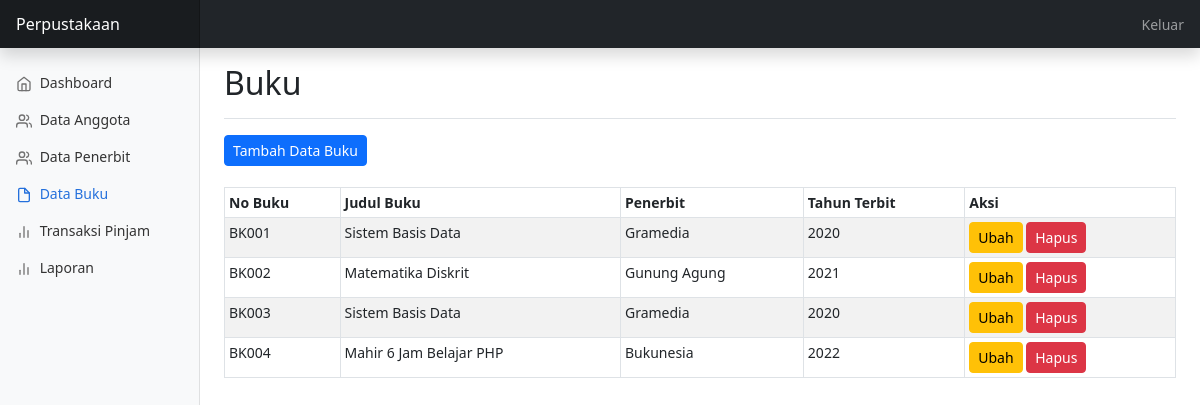
Screenshot of /buku/index.php (signed in) with the database file from the repository.
### tables this page shows
CREATE TABLE `buku` (
  `kd_buku` varchar(12) NOT NULL,
  `judul_buku` varchar(50) NOT NULL,
  `id_penerbit` int(11) NOT NULL,
  `thn_terbit` int(5) NOT NULL
);

CREATE TABLE `penerbit` (
  `id_penerbit` int(11) NOT NULL,
  `nama_penerbit` varchar(50) NOT NULL,
  `alamat` varchar(50) NOT NULL
);

### buku/index.php (the view, shortened to what this page needs)
<?php
include "../config/koneksi.php";
$buku = mysqli_query($koneksi, "SELECT buku.*,penerbit.nama_penerbit  FROM buku INNER JOIN penerbit ON buku.id_penerbit=penerbit.id_penerbit");
?>
<!doctype html>
<html lang="en">
<head>
    <link href="../assets/css/bootstrap.min.css" rel="stylesheet">
    <link href="../assets/dashboard.css" rel="stylesheet">
</head>
<body>
    <header class="navbar navbar-dark sticky-top bg-dark flex-md-nowrap p-0 shadow">
        <a class="navbar-brand col-md-3 col-lg-2 me-0 px-3 fs-6" href="#">Perpustakaan</a>
        <div class="navbar-nav">
            <div class="nav-item text-nowrap">
                <a class="nav-link px-3" href="../keluar.php">Keluar</a>
            </div>
        </div>
    </header>
    <div class="container-fluid">
        <div class="row">
            <nav id="sidebarMenu" class="col-md-3 col-lg-2 d-md-block bg-light sidebar collapse">
                <div class="position-sticky pt-3 sidebar-sticky">
                    <ul class="nav flex-column">
                        <li class="nav-item">
                            <a class="nav-link" aria-current="page" href="../dashboard/index.php">
                                <span data-feather="home" class="align-text-bottom"></span>
                                Dashboard
                            </a>
                        </li>
                        <li class="nav-item">
                            <a class="nav-link" href="../anggota/index.php">
                                <span data-feather="users" class="align-text-bottom"></span>
                                Data Anggota
                            </a>
                        </li>
                        <li class="nav-item">
                            <a class="nav-link" href="../penerbit/index.php">
                                <span data-feather="users" class="align-text-bottom"></span>
                                Data Penerbit
                            </a>
                        </li>
                        <li class="nav-item active">
                            <a class="nav-link active" href="../buku/index.php">
                                <span data-feather="file" class="align-text-bottom"></span>
                                Data Buku
                            </a>
                        </li>
                        <li class="nav-item">
                            <a class="nav-link" href="../pinjam/index.php">
                                <span data-feather="bar-chart-2" class="align-text-bottom"></span>
                                Transaksi Pinjam
                            </a>
                        </li>
                        <li class="nav-item">
                            <a class="nav-link" href="../laporan/index.php">
                                <span data-feather="bar-chart-2" class="align-text-bottom"></span>
                                Laporan
                            </a>
                        </li>
                    </ul>
                </div>
            </nav>
            <main class="col-md-9 ms-sm-auto col-lg-10 px-md-4">
                <div
                    class="d-flex justify-content-between flex-wrap flex-md-nowrap align-items-center pt-3 pb-2 mb-3 border-bottom">
                    <h1 class="h2">Buku</h1>
                </div>
                <a href="frmAddBuku.php" <button class="btn btn-primary btn-sm">Tambah Data
                    Buku</button></a>
                <br><br>
                <div class="table-responsive">
                    <table class="table table-striped table-bordered table-sm">
                        <thead>
                            <tr>
                                <th scope="col">No Buku</th>
                                <th scope="col">Judul Buku</th>
                                <th scope="col">Penerbit</th>
                                <th scope="col">Tahun Terbit</th>
                                <th scope="col">Aksi</th>
                            </tr>
                        </thead>
                        <tbody>
                            <?php
                            while ($rs = mysqli_fetch_array($buku)) {
                            ?>
                            <tr>
                                <td><?php echo $rs['kd_buku']; ?></td>
                                <td><?php echo $rs['judul_buku']; ?></td>
                                <td><?php echo $rs['nama_penerbit']; ?></td>
                                <td><?php echo $rs['thn_terbit']; ?></td>
                                <td>
                                    <a href="frmUbahBuku.php?kd_buku=<?php echo $rs['kd_buku']; ?>"
                                        class="btn btn-warning btn-sm">Ubah</a>
                                    <a href="hapusBuku.php?kd_buku=<?php echo $rs['kd_buku']; ?>"
                                        class="btn btn-danger btn-sm">Hapus</a>
                                </td>
                            </tr>
                            <?php
                            }
                            ?>
                        </tbody>
                    </table>
                </div>
            </main>
        </div>
    </div>
</body>
</html>

### assets/dashboard.css (style rules this page uses)
body { font-size: .875rem; }
.feather { width: 16px; height: 16px; }
.sidebar { position: fixed; top: 0; bottom: 0; left: 0; z-index: 100; padding: 48px 0 0; box-shadow: inset -1px 0 0 rgba(0, 0, 0, .1); }
.sidebar-sticky { height: calc(100vh - 48px); overflow-x: hidden; overflow-y: auto; }
.sidebar .nav-link { font-weight: 500; color: #333; }
.sidebar .nav-link .feather { margin-right: 4px; color: #727272; }
.sidebar .nav-link.active { color: #2470dc; }
.sidebar .nav-link:hover .feather, .sidebar .nav-link.active .feather { color: inherit; }
.navbar-brand { padding-top: .75rem; padding-bottom: .75rem; background-color: rgba(0, 0, 0, .25); box-shadow: inset -1px 0 0 rgba(0, 0, 0, .25); }

### rows the page displays
buku: kd_buku "BK001", judul_buku "Sistem Basis Data", id_penerbit.nama_penerbit "Gramedia", thn_terbit "2020"
buku: kd_buku "BK002", judul_buku "Matematika Diskrit", id_penerbit.nama_penerbit "Gunung Agung", thn_terbit "2021"
buku: kd_buku "BK003", judul_buku "Sistem Basis Data", id_penerbit.nama_penerbit "Gramedia", thn_terbit "2020"
buku: kd_buku "BK004", judul_buku "Mahir 6 Jam Belajar PHP", id_penerbit.nama_penerbit "Bukunesia", thn_terbit "2022"
